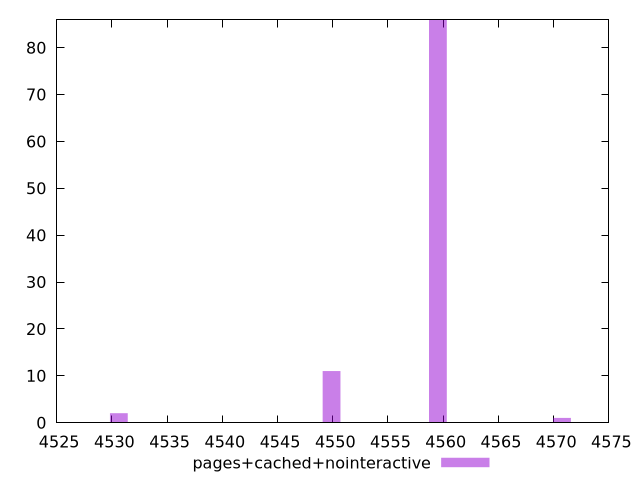

The script that saved this image:
$_pagesCachedNointeractive <<EOF
4559.52081538937 86
4549.891415568061 11
4530.632615925445 2
4570.755115180896 1
EOF
set key outside below
set terminal pngcairo
set output "report_00006_2020-11-02T20-21-41.718Z/unused-javascript/pages+cached+nointeractive//raw_hist.png"
set yrange [0:86]
set boxwidth 1.6048999702180111
set style fill transparent solid 0.5 noborder
plot $_pagesCachedNointeractive title "pages+cached+nointeractive" with boxes ,
